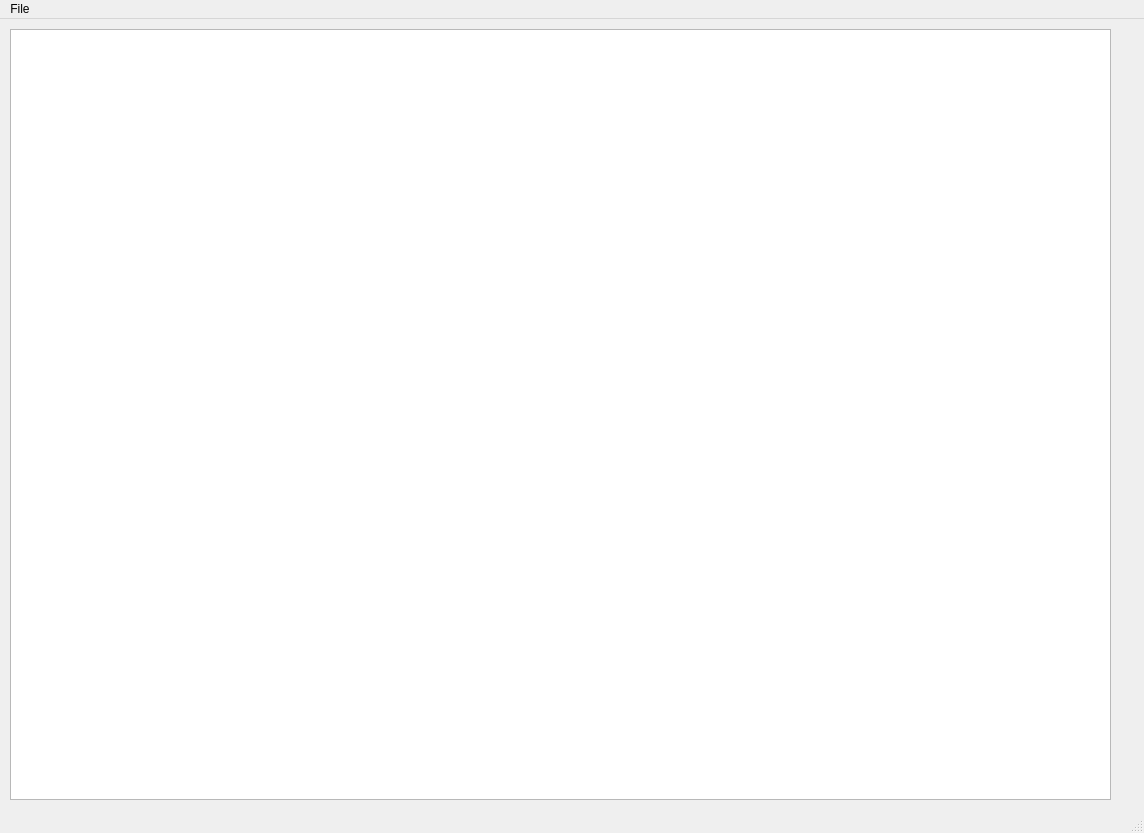
<?xml version="1.0" encoding="UTF-8"?>
<ui version="4.0">
 <class>MainWindow</class>
 <widget class="QMainWindow" name="MainWindow">
  <property name="geometry">
   <rect>
    <x>0</x>
    <y>0</y>
    <width>1144</width>
    <height>833</height>
   </rect>
  </property>
  <property name="windowTitle">
   <string>MainWindow</string>
  </property>
  <widget class="QWidget" name="centralwidget">
   <widget class="QGraphicsView" name="graphicsView">
    <property name="enabled">
     <bool>true</bool>
    </property>
    <property name="geometry">
     <rect>
      <x>10</x>
      <y>10</y>
      <width>1101</width>
      <height>771</height>
     </rect>
    </property>
   </widget>
  </widget>
  <widget class="QMenuBar" name="menubar">
   <property name="geometry">
    <rect>
     <x>0</x>
     <y>0</y>
     <width>1144</width>
     <height>21</height>
    </rect>
   </property>
   <widget class="QMenu" name="menu">
    <property name="title">
     <string>File</string>
    </property>
    <addaction name="actionopen"/>
    <addaction name="actionSetting"/>
    <addaction name="actionCam_Set"/>
    <addaction name="actionEnc_Set"/>
    <addaction name="actionAo_Setting"/>
    <addaction name="actionAuto_Start"/>
    <addaction name="separator"/>
    <addaction name="actionsave"/>
    <addaction name="actionsave_as"/>
   </widget>
   <addaction name="menu"/>
  </widget>
  <widget class="QStatusBar" name="statusbar">
   <property name="enabled">
    <bool>true</bool>
   </property>
  </widget>
  <action name="actionCam_Set">
   <property name="enabled">
    <bool>false</bool>
   </property>
   <property name="text">
    <string>Camera Setting</string>
   </property>
   <property name="visible">
    <bool>false</bool>
   </property>
  </action>
  <action name="actionEnc_Set">
   <property name="text">
    <string>Encode Setting</string>
   </property>
   <property name="visible">
    <bool>false</bool>
   </property>
  </action>
  <action name="actionAuto_Start">
   <property name="checkable">
    <bool>true</bool>
   </property>
   <property name="text">
    <string>Auto Start</string>
   </property>
  </action>
  <action name="action">
   <property name="text">
    <string>-</string>
   </property>
  </action>
  <action name="actionsave">
   <property name="text">
    <string>Save</string>
   </property>
  </action>
  <action name="actionsave_as">
   <property name="text">
    <string>Save as</string>
   </property>
  </action>
  <action name="actionopen">
   <property name="text">
    <string>Open</string>
   </property>
  </action>
  <action name="actionAo_Setting">
   <property name="text">
    <string>Ao Setting</string>
   </property>
   <property name="visible">
    <bool>false</bool>
   </property>
  </action>
  <action name="actionSetting">
   <property name="text">
    <string>Setting</string>
   </property>
  </action>
  <action name="actionangle">
   <property name="text">
    <string>angle</string>
   </property>
  </action>
  <action name="actiontest">
   <property name="text">
    <string>test</string>
   </property>
  </action>
  <action name="actiontest2">
   <property name="text">
    <string>test2</string>
   </property>
  </action>
 </widget>
 <resources/>
 <connections/>
</ui>
